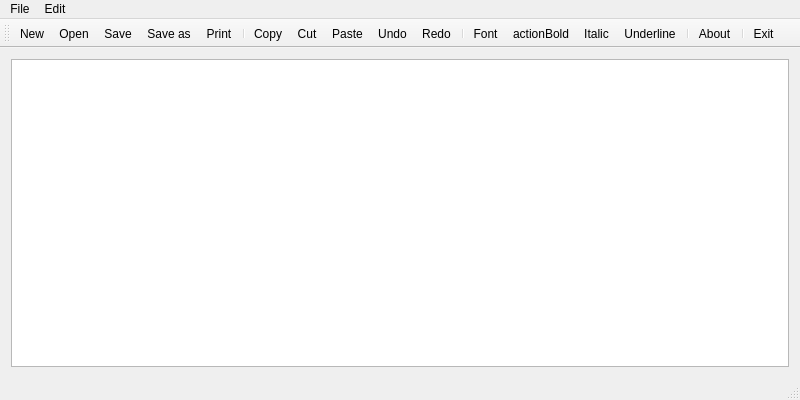
<?xml version="1.0" encoding="UTF-8"?>
<ui version="4.0">
 <class>Notepad</class>
 <widget class="QMainWindow" name="Notepad">
  <property name="geometry">
   <rect>
    <x>0</x>
    <y>0</y>
    <width>800</width>
    <height>400</height>
   </rect>
  </property>
  <property name="windowTitle">
   <string>Notepad</string>
  </property>
  <widget class="QWidget" name="centralWidget">
   <layout class="QVBoxLayout" name="verticalLayout">
    <item>
     <widget class="QTextEdit" name="textEdit"/>
    </item>
   </layout>
  </widget>
  <widget class="QMenuBar" name="menuBar">
   <property name="geometry">
    <rect>
     <x>0</x>
     <y>0</y>
     <width>800</width>
     <height>23</height>
    </rect>
   </property>
   <widget class="QMenu" name="menuFile">
    <property name="title">
     <string>File</string>
    </property>
    <addaction name="actionNew"/>
    <addaction name="actionOpen"/>
    <addaction name="actionSave"/>
    <addaction name="actionSave_as"/>
    <addaction name="actionPrint"/>
    <addaction name="separator"/>
    <addaction name="actionExit"/>
   </widget>
   <widget class="QMenu" name="menuEdit">
    <property name="title">
     <string>Edit</string>
    </property>
    <addaction name="actionCopy"/>
    <addaction name="actionCut"/>
    <addaction name="actionPaste"/>
    <addaction name="separator"/>
    <addaction name="actionUndo"/>
    <addaction name="actionRedo"/>
    <addaction name="actionFont"/>
   </widget>
   <addaction name="menuFile"/>
   <addaction name="menuEdit"/>
  </widget>
  <widget class="QToolBar" name="mainToolBar">
   <attribute name="toolBarArea">
    <enum>TopToolBarArea</enum>
   </attribute>
   <attribute name="toolBarBreak">
    <bool>false</bool>
   </attribute>
   <addaction name="actionNew"/>
   <addaction name="actionOpen"/>
   <addaction name="actionSave"/>
   <addaction name="actionSave_as"/>
   <addaction name="actionPrint"/>
   <addaction name="separator"/>
   <addaction name="actionCopy"/>
   <addaction name="actionCut"/>
   <addaction name="actionPaste"/>
   <addaction name="actionUndo"/>
   <addaction name="actionRedo"/>
   <addaction name="separator"/>
   <addaction name="actionFont"/>
   <addaction name="actionBold"/>
   <addaction name="actionItalic"/>
   <addaction name="actionUnderline"/>
   <addaction name="separator"/>
   <addaction name="actionAbout"/>
   <addaction name="separator"/>
   <addaction name="actionExit"/>
  </widget>
  <widget class="QStatusBar" name="statusBar"/>
  <action name="actionNew">
   <property name="icon">
    <iconset resource="notepad.qrc">
     <normaloff>:/images/new.png</normaloff>:/images/new.png</iconset>
   </property>
   <property name="text">
    <string>New</string>
   </property>
   <property name="toolTip">
    <string>New text document</string>
   </property>
   <property name="shortcut">
    <string>Ctrl+N</string>
   </property>
  </action>
  <action name="actionOpen">
   <property name="icon">
    <iconset resource="notepad.qrc">
     <normaloff>:/images/open.png</normaloff>:/images/open.png</iconset>
   </property>
   <property name="text">
    <string>Open</string>
   </property>
   <property name="toolTip">
    <string>Open file</string>
   </property>
   <property name="shortcut">
    <string>Ctrl+O</string>
   </property>
  </action>
  <action name="actionSave">
   <property name="icon">
    <iconset resource="notepad.qrc">
     <normaloff>:/images/save.png</normaloff>:/images/save.png</iconset>
   </property>
   <property name="text">
    <string>Save</string>
   </property>
   <property name="toolTip">
    <string>Save file</string>
   </property>
  </action>
  <action name="actionSave_as">
   <property name="icon">
    <iconset resource="notepad.qrc">
     <normaloff>:/images/save_as.png</normaloff>:/images/save_as.png</iconset>
   </property>
   <property name="text">
    <string>Save as</string>
   </property>
   <property name="toolTip">
    <string>Save file as</string>
   </property>
   <property name="shortcut">
    <string>Alt+S</string>
   </property>
  </action>
  <action name="actionPrint">
   <property name="icon">
    <iconset resource="notepad.qrc">
     <normaloff>:/images/print.png</normaloff>:/images/print.png</iconset>
   </property>
   <property name="text">
    <string>Print</string>
   </property>
   <property name="toolTip">
    <string>Print file</string>
   </property>
   <property name="shortcut">
    <string>Ctrl+P</string>
   </property>
  </action>
  <action name="actionExit">
   <property name="icon">
    <iconset theme="exit.png" resource="notepad.qrc">
     <normaloff>:/images/exit.png</normaloff>:/images/exit.png</iconset>
   </property>
   <property name="text">
    <string>Exit</string>
   </property>
   <property name="toolTip">
    <string>Exit notepad</string>
   </property>
  </action>
  <action name="actionCopy">
   <property name="icon">
    <iconset resource="notepad.qrc">
     <normaloff>:/images/copy.png</normaloff>:/images/copy.png</iconset>
   </property>
   <property name="text">
    <string>Copy</string>
   </property>
   <property name="shortcut">
    <string>Ctrl+C</string>
   </property>
  </action>
  <action name="actionCut">
   <property name="icon">
    <iconset resource="notepad.qrc">
     <normaloff>:/images/cut.png</normaloff>:/images/cut.png</iconset>
   </property>
   <property name="text">
    <string>Cut</string>
   </property>
   <property name="shortcut">
    <string>Ctrl+X</string>
   </property>
  </action>
  <action name="actionPaste">
   <property name="icon">
    <iconset resource="notepad.qrc">
     <normaloff>:/images/paste.png</normaloff>:/images/paste.png</iconset>
   </property>
   <property name="text">
    <string>Paste</string>
   </property>
   <property name="shortcut">
    <string>Ctrl+V</string>
   </property>
  </action>
  <action name="actionUndo">
   <property name="icon">
    <iconset resource="notepad.qrc">
     <normaloff>:/images/edit_undo.png</normaloff>:/images/edit_undo.png</iconset>
   </property>
   <property name="text">
    <string>Undo</string>
   </property>
   <property name="shortcut">
    <string>Ctrl+Z</string>
   </property>
  </action>
  <action name="actionRedo">
   <property name="icon">
    <iconset resource="notepad.qrc">
     <normaloff>:/images/edit_redo.png</normaloff>:/images/edit_redo.png</iconset>
   </property>
   <property name="text">
    <string>Redo</string>
   </property>
   <property name="shortcut">
    <string>Ctrl+Y</string>
   </property>
  </action>
  <action name="actionFont">
   <property name="icon">
    <iconset resource="notepad.qrc">
     <normaloff>:/images/font.png</normaloff>:/images/font.png</iconset>
   </property>
   <property name="text">
    <string>Font</string>
   </property>
   <property name="shortcut">
    <string>Ctrl+F</string>
   </property>
  </action>
  <action name="actionItalic">
   <property name="checkable">
    <bool>true</bool>
   </property>
   <property name="icon">
    <iconset resource="notepad.qrc">
     <normaloff>:/images/italic.png</normaloff>:/images/italic.png</iconset>
   </property>
   <property name="text">
    <string>Italic</string>
   </property>
   <property name="toolTip">
    <string>Italic font</string>
   </property>
   <property name="shortcut">
    <string>Ctrl+I</string>
   </property>
  </action>
  <action name="actionBold">
   <property name="checkable">
    <bool>true</bool>
   </property>
   <property name="icon">
    <iconset resource="notepad.qrc">
     <normaloff>:/images/bold.png</normaloff>:/images/bold.png</iconset>
   </property>
   <property name="text">
    <string>actionBold</string>
   </property>
   <property name="toolTip">
    <string>Bold</string>
   </property>
   <property name="shortcut">
    <string>Ctrl+B</string>
   </property>
  </action>
  <action name="actionUnderline">
   <property name="checkable">
    <bool>true</bool>
   </property>
   <property name="icon">
    <iconset resource="notepad.qrc">
     <normaloff>:/images/underline.png</normaloff>:/images/underline.png</iconset>
   </property>
   <property name="text">
    <string>Underline</string>
   </property>
   <property name="toolTip">
    <string>Underline</string>
   </property>
   <property name="shortcut">
    <string>Ctrl+U</string>
   </property>
  </action>
  <action name="actionAbout">
   <property name="icon">
    <iconset resource="notepad.qrc">
     <normaloff>:/images/info.png</normaloff>:/images/info.png</iconset>
   </property>
   <property name="text">
    <string>About</string>
   </property>
   <property name="toolTip">
    <string>About Notepad</string>
   </property>
  </action>
 </widget>
 <layoutdefault spacing="6" margin="11"/>
 <resources>
  <include location="notepad.qrc"/>
 </resources>
 <connections/>
</ui>
